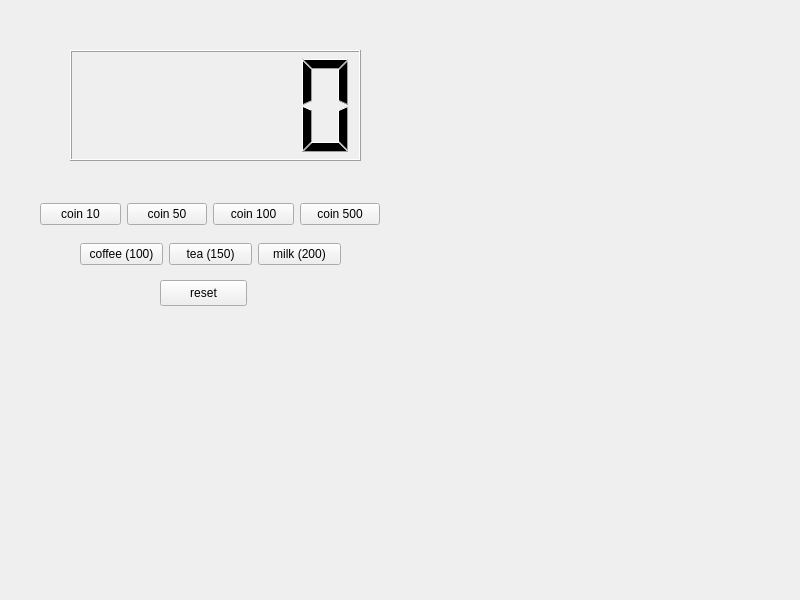
<?xml version="1.0" encoding="UTF-8"?>
<ui version="4.0">
 <class>Widget</class>
 <widget class="QWidget" name="Widget">
  <property name="geometry">
   <rect>
    <x>0</x>
    <y>0</y>
    <width>800</width>
    <height>600</height>
   </rect>
  </property>
  <property name="windowTitle">
   <string>Widget</string>
  </property>
  <widget class="QLCDNumber" name="lcdNumber">
   <property name="geometry">
    <rect>
     <x>70</x>
     <y>50</y>
     <width>291</width>
     <height>111</height>
    </rect>
   </property>
  </widget>
  <widget class="QWidget" name="layoutWidget">
   <property name="geometry">
    <rect>
     <x>40</x>
     <y>200</y>
     <width>340</width>
     <height>28</height>
    </rect>
   </property>
   <layout class="QHBoxLayout" name="horizontalLayout">
    <item>
     <widget class="QPushButton" name="pb_10">
      <property name="text">
       <string>coin 10</string>
      </property>
     </widget>
    </item>
    <item>
     <widget class="QPushButton" name="pb_50">
      <property name="text">
       <string>coin 50</string>
      </property>
     </widget>
    </item>
    <item>
     <widget class="QPushButton" name="pb_100">
      <property name="text">
       <string>coin 100</string>
      </property>
     </widget>
    </item>
    <item>
     <widget class="QPushButton" name="pb_500">
      <property name="text">
       <string>coin 500</string>
      </property>
     </widget>
    </item>
   </layout>
  </widget>
  <widget class="QPushButton" name="reset">
   <property name="geometry">
    <rect>
     <x>160</x>
     <y>280</y>
     <width>87</width>
     <height>26</height>
    </rect>
   </property>
   <property name="text">
    <string>reset</string>
   </property>
  </widget>
  <widget class="QWidget" name="">
   <property name="geometry">
    <rect>
     <x>80</x>
     <y>240</y>
     <width>261</width>
     <height>28</height>
    </rect>
   </property>
   <layout class="QHBoxLayout" name="horizontalLayout_2">
    <item>
     <widget class="QPushButton" name="coffee">
      <property name="text">
       <string>coffee (100)</string>
      </property>
     </widget>
    </item>
    <item>
     <widget class="QPushButton" name="tea">
      <property name="text">
       <string>tea (150)</string>
      </property>
     </widget>
    </item>
    <item>
     <widget class="QPushButton" name="milk">
      <property name="text">
       <string>milk (200)</string>
      </property>
     </widget>
    </item>
   </layout>
  </widget>
 </widget>
 <resources/>
 <connections/>
</ui>
